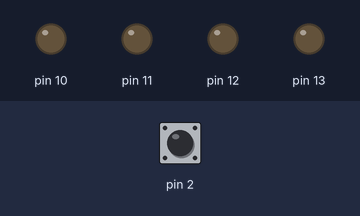
Recording of a sketch running on a simulated Arduino Uno, built with avr-gcc and run on an emulated ATmega328P. On the bench: output pins drawn as LEDs (lit = HIGH). The inputs (shaded band) are chosen by the test bench; at power-on: pin 2 LOW. What the sketch prints to the serial monitor is not drawn.

Above: at 1.2 s.
1.3 s: pin 2 driven HIGH
At 2.1 s:
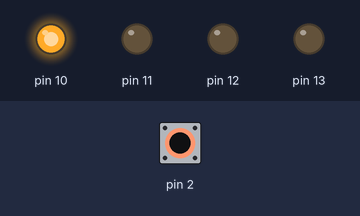
2.8 s: pin 2 pulsed LOW 5 times (0.12 s each, 0.3 s apart)
At 3.07 s:
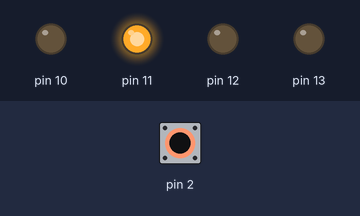
At 3.68 s:
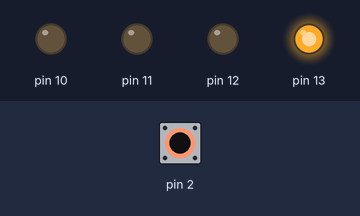
Timing chart, 0 to 5.8 s (numbered marks = the images above; inputs shaded):
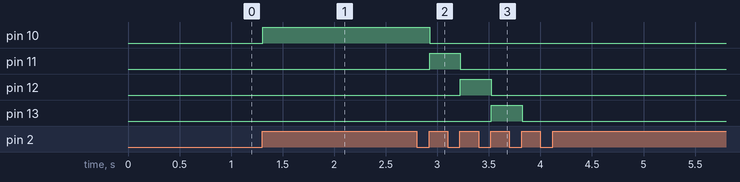

Measured:
- after the input at 1.3 s, pin 10: LOW → HIGH at once
- after the input at 2.8 s, pin 10: HIGH → LOW after 0.12 s; pin 11: LOW → HIGH after 0.12 s, → LOW 0.30 s later; pin 12: LOW → HIGH after 0.42 s, → LOW 0.30 s later; pin 13: LOW → HIGH after 0.72 s, → LOW 0.30 s later

The sketch:

sketch_nov25e.ino
```cpp
 int LED = 9;
 int Last_button = 0;


void setup() {
  pinMode(2,INPUT);
  pinMode(13,OUTPUT);
  pinMode(12,OUTPUT);
  pinMode(11,OUTPUT);
  pinMode(10,OUTPUT);
  Serial.begin(9600);


}
void loop () {
  int input = digitalRead(2);
  Serial.println(input);
 if(input == 1 && Last_button == 0)

  {
    digitalWrite(LED,LOW);
    LED = LED+1;
    digitalWrite(LED,HIGH);


  }
  Last_button = input;
}
```
